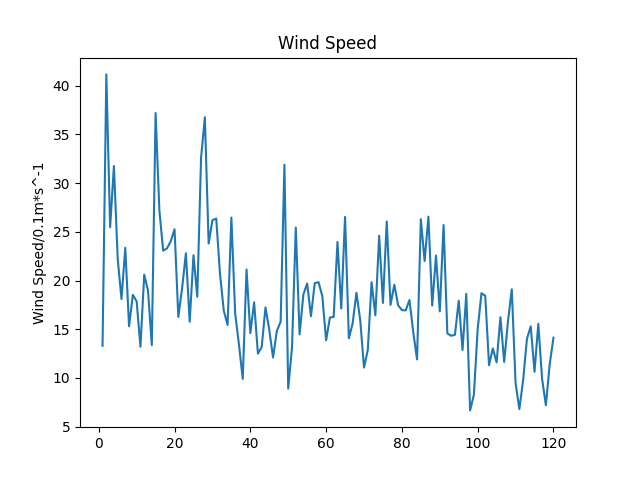

Python code for this plot:
import basic
import matplotlib.pyplot as plt
import pandas as pd


def main():
    basic.prepare("../data/FG_STAID000011.txt", "FG", 30)
    data = pd.read_csv("../tmpfg.csv")
    # print(data.head(10))
    # print(data.columns)
    x = data["DATE"].head(12 * 10)
    y = data["FG"].head(10 * 12)
    plt.plot(x, y)
    plt.title("Wind Speed")
    plt.ylabel("Wind Speed/0.1m*s^-1")
    # plt.show()
    plt.savefig("fg.png")


if __name__ == "__main__":
    main()
